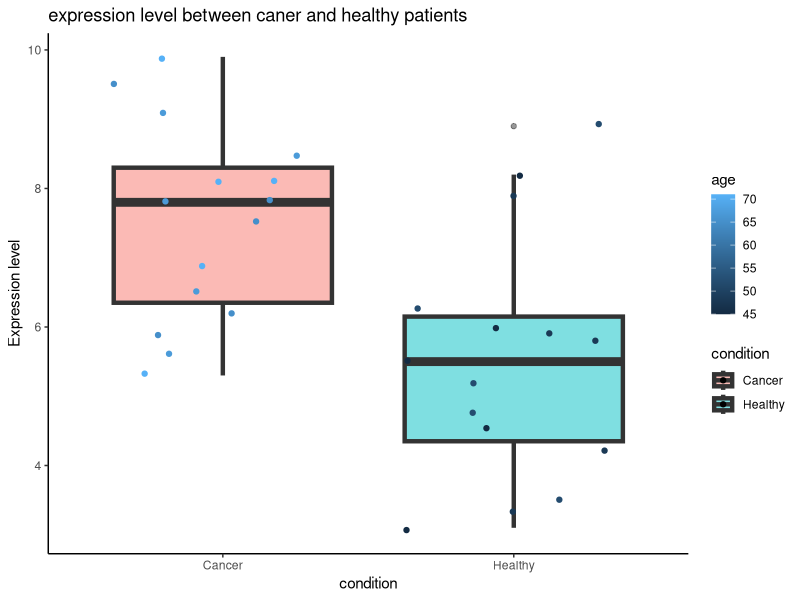
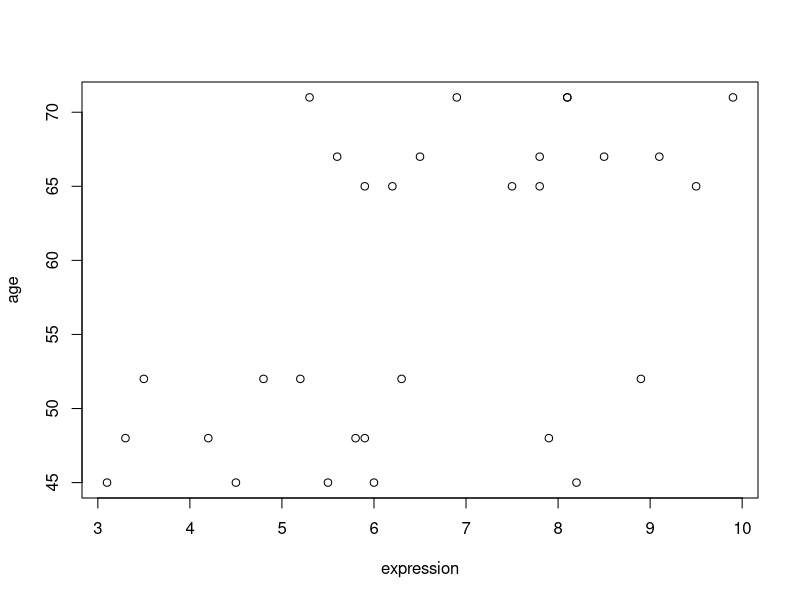

Source code (R) for these figures, in order:
library(dplyr)
library(tidyr)
library(ggplot2)

getwd()
gene_ex <- read.table("Data/gene_expression.csv", header = TRUE, sep = ",")
sample_met <- read.table("Data/sample_metadata.csv", header = TRUE, sep = ",")

head(gene_ex)
head(sample_met)

gene_ex_long <- gene_ex %>%
  pivot_longer(
    cols = -gene_id,
    names_to = "sample_id",
    values_to = "expression"
  )

head(gene_ex_long)
merged_data <- merge(gene_ex_long, sample_met, by.x = "sample_id", by.y = "sample_id") # nolint
head(merged_data)

# Checking missing values
colSums(is.na(merged_data)) # all clean

# checking if expression levels correlate with age
correlation_matrix <- merged_data %>%
  select(where(is.numeric)) %>%
  cor()

correlation_matrix # NOTE based on this matrix there is a moderate positive r = 0.54 # nolint
# correlation between age and expression levels, this need further investigation

# since sample id and condition representative of the same
# thing sample id gets dropped
merged_data <- merged_data %>% select(-sample_id)

head(merged_data) # now the data is much cleaner

# time for some data visualization
ggplot(data = merged_data, aes(x = condition, y = expression, fill = condition)) + # nolint
  geom_boxplot(alpha = 0.5, size = 1.5) +
  geom_jitter(aes(color = age)) +
  labs(
    title = "expression level between caner and healthy patients",
    x = "condition",
    y = "Expression level"
  ) +
  theme_classic()

# NOTE expression levels seems much higher in caner patients based on this
# boxplot and also they seems to be older patients too, based on this boxplot
# and the previous correlation matrix it seems caner is heavily related to
# age and higher expression level

# To further investigate that claim we will make a scatter plot

with(merged_data, {
  plot(age ~ expression)
  linear_model <- lm(expression ~ age)
  abline(linear_model)
})
# NOTE Again the expression levels looks higher in older patients